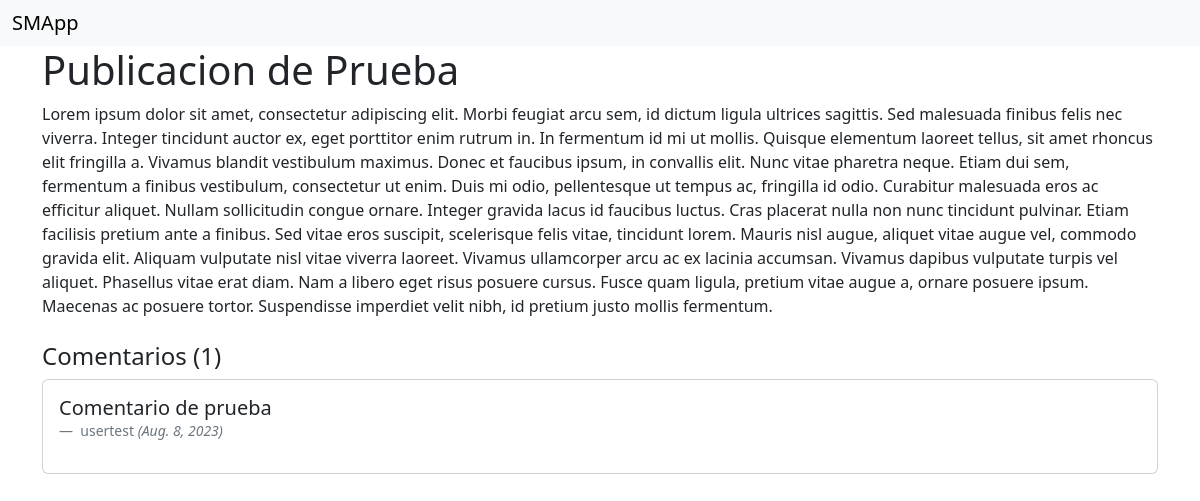
The app's page /publicacion/d8e9ce6c-922f-4728-bdb3-33001d997855/ver with its own data.
### General/models.py (models this page shows, shortened)
class Publicacion(models.Model):
    uuid = models.UUIDField(default=uuid4, primary_key=True, unique=True)
    titulo = models.CharField(max_length=50)
    contenido = models.CharField(max_length=2000)
    me_gusta =  models.IntegerField(default=0)
    publico = models.BooleanField(default=False)
    fecha_creacion  =  models.DateField(auto_now_add=True)
    fecha_actualizacion =  models.DateField(auto_now=True)
    status =  models.BooleanField(default=True)
    autor = models.ForeignKey(User, on_delete=models.CASCADE)

class Comentario(models.Model):
    uuid = models.UUIDField(default=uuid4, primary_key=True, unique=True)
    contenido = models.CharField(max_length=500)
    publicacion =  models.ForeignKey(Publicacion, on_delete=models.CASCADE)
    me_gusta =  models.IntegerField(default=0)
    publico = models.BooleanField(default=False)
    fecha_creacion  =  models.DateField(auto_now_add=True)
    fecha_actualizacion =  models.DateField(auto_now=True)
    status =  models.BooleanField(default=True)
    autor = models.ForeignKey(User, on_delete=models.CASCADE)

### General/views.py (the view)
# urls.py: path('publicacion/<uuid:uuid>/ver', VerPublicacion.as_view(), name='ver_publicacion'),
class VerPublicacion(View):
    def get(self, request, uuid):
        publicacion =  Publicacion.objects.get(uuid = uuid)
        comentarios =  Comentario.objects.filter(publicacion = publicacion)
        return render(request, 'publicaciones/ver_publicacion.html', {'publicacion':publicacion, 'comentarios': comentarios})

### General/templates/publicaciones/ver_publicacion.html (shortened to what this page needs)
{% extends 'base.html' %}
{% block body %}
  <h1>{{ publicacion.titulo }}</h1>
  <div>{{ publicacion.contenido }}</div>
  <div class="mt-4">
    <h4>Comentarios ({{ comentarios.count }})</h4>
    {% if comentarios.count == 0 %}
      {% comment %}Si no existen comentarios se agrega una card con un mensaje y un boton para agregar comentarios{% endcomment %}
      <div class="card">
        <div class="card-body row align-items-center justify-content-center" style="height: 6rem;">
          <div class="col-auto row">
            <div class="row justify-content-center">
              <span class="col-auto">No Hay Comentarios</span>
            </div>
            <div class="row justify-content-center mt-2">
              <a href="#!" class="btn btn-primary col-auto">Agregar</a>
            </div>
          </div>
        </div>
      </div>
    {% else %}
      {% for comentario in comentarios %}
        <div class="card">
          <div class="card-body">
            <figure>
              <blockquote class="blockquote h6">
                <p>{{ comentario.contenido }}</p>
              </blockquote>
              <figcaption class="blockquote-footer">
                {{ comentario.autor }} <cite title="Source Title">({{ publicacion.fecha_creacion }})</cite>
              </figcaption>
            </figure>
          </div>
        </div>
      {% endfor %}
    {% endif %}
  </div>
{% endblock %}

### General/templates/base.html (shortened to what this page needs)
<!DOCTYPE html>
<html lang="en">
  <head>
    <link rel="stylesheet" href="/static/css/bootstrap.min.css" />
  </head>
  <body>
    <nav class="navbar bg-body-tertiary">
      <div class="container-fluid">
        <div>
          <a class="navbar-brand" href="#">SMApp</a>
        </div>
      </div>
    </nav>
    <main>
      <div class="container">{% block body %} {% endblock %}</div>
    </main>
  </body>
</html>

### records on screen
Publicacion: titulo "Publicacion de Prueba", contenido "Lorem ipsum dolor sit amet, consectetur adipiscing elit. Morbi feugiat arcu sem, id dictum ligula ultrices sagittis. Sed malesuada finibus felis nec viverra. Integer tincidunt auctor ex, eget porttitor enim rutrum in. In fermentum id mi ut mollis. Quisque elementum laoreet tellus, sit amet rhoncus elit fringilla a. Vivamus blandit vestibulum maximus. Donec et faucibus ipsum, in convallis elit. Nunc vitae pharetra neque. Etiam dui sem, fermentum a finibus vestibulum, consectetur ut enim. Duis mi odio, pellentesque ut tempus ac, fringilla id odio. Curabitur malesuada eros ac efficitur aliquet. Nullam sollicitudin congue ornare. Integer gravida lacus id faucibus luctus. Cras placerat nulla non…", fecha_creacion "Aug. 8, 2023"
Comentario: contenido "Comentario de prueba", autor "usertest"

### other values on screen
{{ comentarios.count }} "1"
